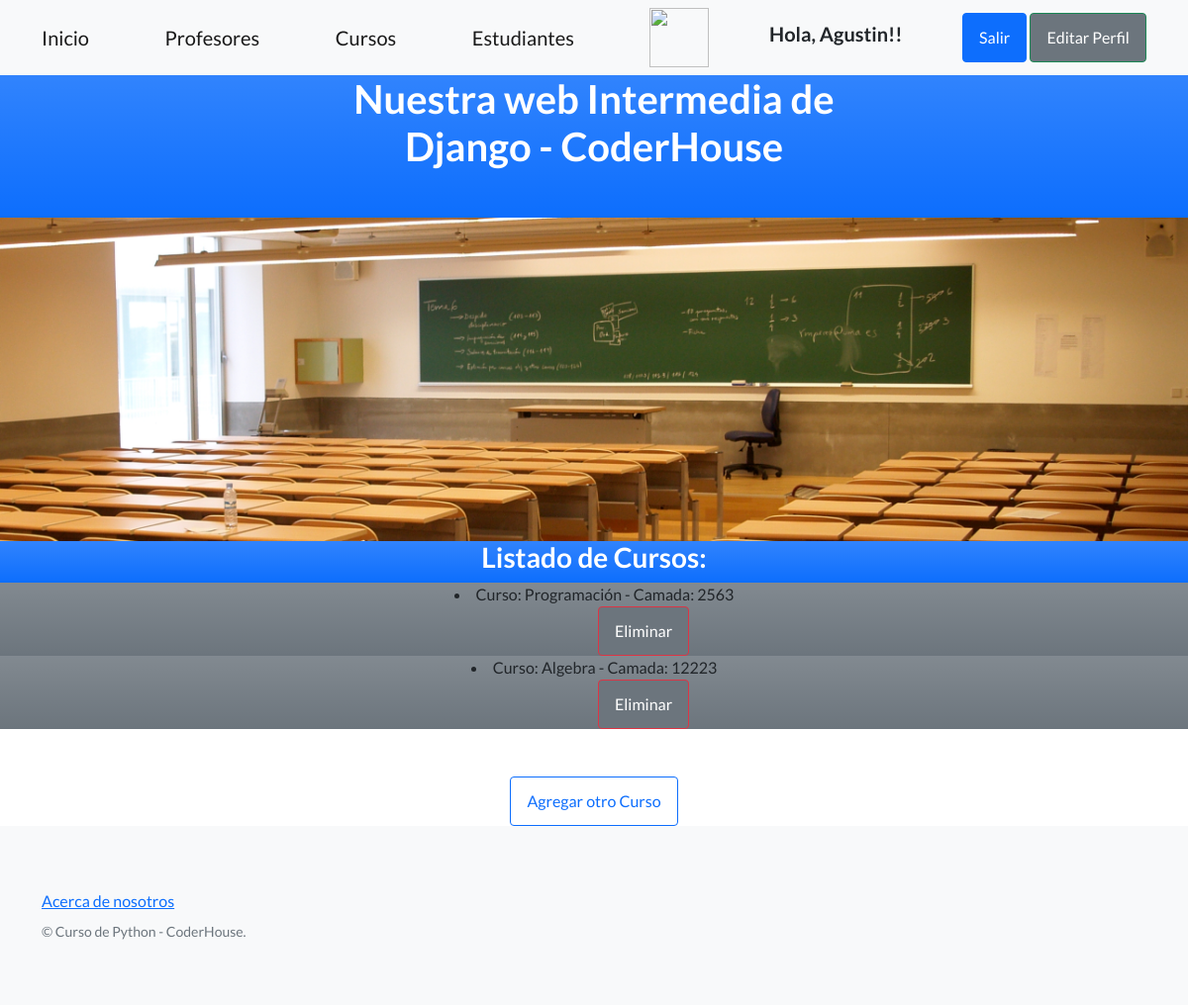
Page /AppCoder/Cursos (signed in) on the committed database.
### AppCoder/models.py (models this page shows)
class Curso(models.Model):
    nombre=models.CharField(max_length=40)
    camada = models.IntegerField()
    def __str__(self):
        return f"Curso: {self.nombre} - Camada: {self.camada}"

### AppCoder/views.py (the view)
# urls.py: path('Cursos', views.cursos, name="Cursos"),
def cursos(request):
      cursos = Curso.objects.all() #trae todos los profesores
      contexto= {"cursos":cursos}
      avatares = Avatar.objects.filter(user=request.user.id)
      return render(request, "AppCoder/Cursos.html",contexto)

### AppCoder/templates/AppCoder/Cursos.html (shortened to what this page needs)
{% extends "AppCoder/padre.html" %}
{% load static %}
{% block contenidoQueCambia %}
    <img src="../../../media/Curso.jpeg" class="img-fluid">
    <div class="container-fluid">
        <div class="row justify-content-center bg-gradient bg-primary">
            <div class="col-xl-6">
                <div class="text-center text-white">
                    <h3>Listado de Cursos:</h3>
                </div>
            </div>
        </div>
    </div>
    {% for p in cursos %}
        <div class="text-center bg-secondary bg-gradient">
            <li>{{p}}</li>
            <div class="offset-1">
                <button:focus:not>
                    <a class="btn btn-secondary btn-outline-danger text-white" href="{% url 'EliminarCurso' p.nombre %}"> Eliminar</a>
             </div>
        </div>
    {% endfor %}
    <br>
    <br>
    <div class="text-center">
        <button:focus:not>
        <a class="btn btn-outline-primary" href="agregarCurso">Agregar otro Curso</a>
    </div>
{% endblock %}

### AppCoder/templates/AppCoder/padre.html (shortened to what this page needs)
<!DOCTYPE html>
<html lang="en">
    <head>
        {% load static %}
        <link href="https://cdn.jsdelivr.net/npm/bootstrap-icons@1.5.0/font/bootstrap-icons.css" rel="stylesheet" type="text/css" />
        <link href="{%static 'AppCoder/css/styles.css' %}" rel="stylesheet" />
    </head>
    <body>
        <nav class="navbar navbar-light bg-light static-top">
            <div class="container">
                <a class="navbar-brand" href="{% url 'Inicio' %}">Inicio</a>
                <a class="navbar-brand" href="{% url 'Profesores' %}">Profesores</a>
                <a class="navbar-brand" href="{% url 'Cursos' %}">Cursos</a>
                <a class="navbar-brand" href="{% url 'Estudiantes' %}">Estudiantes</a>
                {% if request.user.is_authenticated %}
                <img src="{{url}}" style="height: 60px; width: 60px;">
                <h5 class="text-left">Hola, {{user.username}}!! </h5>
                <button:focus:not><a class="btn btn-primary" href="{% url 'logout' %}">Salir</a></button>
                <button:focus:not><a class="btn btn-secondary btn-outline-success text-white" href="{% url 'EditarPerfil' %}">Editar Perfil</a></button>
                {% endif %}
            </div>
        </nav>
        <header class="bg-primary bg-gradient">
            <div class="container position-relative">
                <div class="row justify-content-center">
                    <div class="col-xl-6">
                        <div class="text-center text-white">
                            <h1 class="mb-5">Nuestra web Intermedia de Django - CoderHouse</h1>
                        </div>
                    </div>
                </div>
            </div>
        </header>
        {% block contenidoQueCambia %}
        {% endblock %}
        <footer class="footer bg-light">
            <div class="container">
                <div class="row">
                    <div class="col-lg-6 h-100 text-center text-lg-start my-auto">
                        <ul class="list-inline mb-2">
                            <li class="list-inline-item"><a href="{% url 'About' %}">Acerca de nosotros</a></li>
                        </ul>
                        <p class="text-muted small mb-4 mb-lg-0">&copy; Curso de Python - CoderHouse.</p>
                    </div>
                </div>
            </div>
        </footer>
    </body>
</html>

### rows in the picture
Curso: nombre+camada "Curso: Programación - Camada: 2563"
Curso: nombre+camada "Curso: Algebra - Camada: 12223"

### other values in the picture
{{ user.username }} "Agustin"
